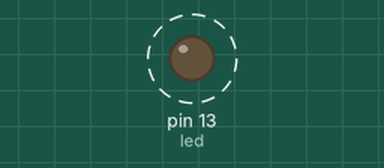
This sketch was run on a simulated Arduino Uno, built with avr-gcc and run on an emulated ATmega328P. Parts: output pins drawn as LEDs (lit = HIGH). Dashed ring = blinking. What the sketch prints to the serial monitor is not drawn.

Above: at 0.05 s.
Timing chart, 0 to 3.0 s (numbered marks = the images above):
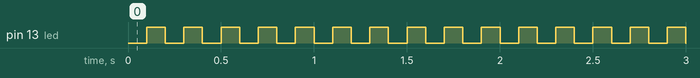

The sketch:

Exercise3_3.ino
```cpp
  #include <TimerOne.h>

// This example uses the timer interrupt to blink an LED
// and also demonstrates how to share a variable between
// the interrupt and the main program.


const int led = LED_BUILTIN;  // the pin with a LED

void setup(void)
{
  pinMode(led, OUTPUT);
  Timer1.initialize(100000);
  Timer1.attachInterrupt(blinkLED); // blinkLED to run every 0.15 seconds
  Serial.begin(9600);
}


// The interrupt will blink the LED, and keep
// track of how many times it has blinked.
int ledState = LOW;
volatile unsigned long blinkCount = 0, t = 0; // use volatile for shared variables
volatile int inc = 0;
void blinkLED(void)
{
  if (ledState == LOW) {
    ledState = HIGH;
    blinkCount = blinkCount + 1;  // increase when LED turns on
  } else {
    ledState = LOW;
  }
  digitalWrite(led, ledState);
  inc++;
}


// The main program will print the blink count
// to the Arduino Serial Monitor
void loop(void)
{
  unsigned long blinkCopy;  // holds a copy of the blinkCount

  // to read a variable which the interrupt code writes, we
  // must temporarily disable interrupts, to be sure it will
  // not change while we are reading.  To minimize the time
  // with interrupts off, just quickly make a copy, and then
  // use the copy while allowing the interrupt to keep working.
  noInterrupts();
  blinkCopy = blinkCount;
  interrupts();
  if(inc == 10){
    t = 200*blinkCopy;
    Serial.print("elapsed time (sec) is: ");
    Serial.println(t/1000);
    inc = 0;
  }
}
```

Measured:
- by itself, pin 13 (led): alternates HIGH for 0.10 s and LOW for 0.10 s
